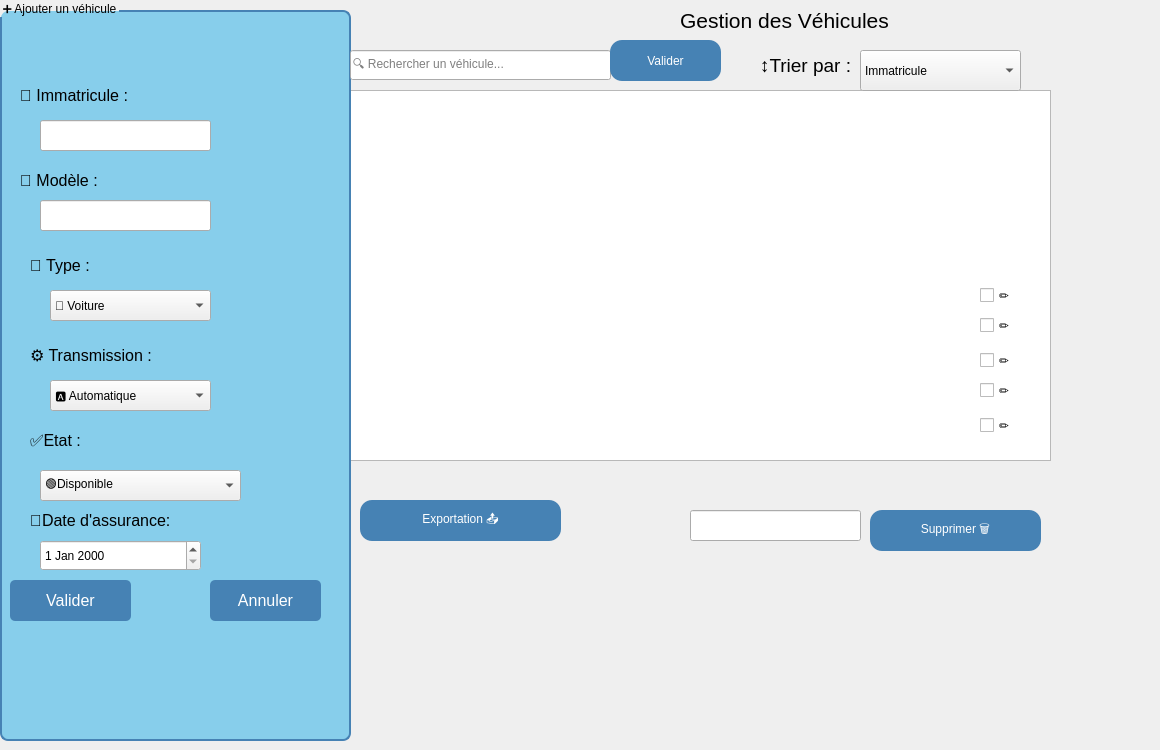
      <widget class="QWidget" name="tabAcceuil">
       <attribute name="title">
        <string>Acceuil</string>
       </attribute>
       <widget class="QLabel" name="labelTitre_2">
        <property name="geometry">
         <rect>
          <x>680</x>
          <y>-10</y>
          <width>471</width>
          <height>61</height>
         </rect>
        </property>
        <property name="font">
         <font>
          <family>Segoe UI</family>
          <pointsize>16</pointsize>
          <italic>false</italic>
          <bold>false</bold>
         </font>
        </property>
        <property name="styleSheet">
         <string notr="true">font: 16pt &quot;Segoe UI&quot;;</string>
        </property>
        <property name="text">
         <string>Gestion des Véhicules</string>
        </property>
       </widget>
       <widget class="QGroupBox" name="groupBoxAjout">
        <property name="geometry">
         <rect>
          <x>0</x>
          <y>0</y>
          <width>351</width>
          <height>741</height>
         </rect>
        </property>
        <property name="styleSheet">
         <string notr="true">QGroupBox {
	font: 900 9pt &quot;Segoe UI&quot;;
	font: 900 9pt &quot;Segoe UI&quot;;
	font: 16pt &quot;Segoe UI&quot;;
  
	background-color: rgb(135, 206, 235);
    border: 2px solid #4682B4;
    border-radius: 8px;
    margin-top: 10px;
}
QPushButton {
    background-color: #4682B4;
    color: white;
    border-radius: 5px;
    padding: 5px;
}
QPushButton:hover {
    background-color: #5A9BD5;
}</string>
        </property>
        <property name="title">
         <string>➕ Ajouter un véhicule</string>
        </property>
        <widget class="QLabel" name="labelImmatricule">
         <property name="geometry">
          <rect>
           <x>20</x>
           <y>80</y>
           <width>201</width>
           <height>31</height>
          </rect>
         </property>
         <property name="font">
          <font>
           <family>Segoe UI</family>
           <pointsize>12</pointsize>
           <italic>false</italic>
           <bold>false</bold>
          </font>
         </property>
         <property name="text">
          <string>🔢 Immatricule :</string>
         </property>
        </widget>
        <widget class="QLineEdit" name="lineEdit_immatricule_2">
         <property name="geometry">
          <rect>
           <x>40</x>
           <y>120</y>
           <width>171</width>
           <height>31</height>
          </rect>
         </property>
        </widget>
        <widget class="QLabel" name="labelModele">
         <property name="geometry">
          <rect>
           <x>20</x>
           <y>170</y>
           <width>171</width>
           <height>21</height>
          </rect>
         </property>
         <property name="font">
          <font>
           <family>Segoe UI</family>
           <pointsize>12</pointsize>
           <italic>false</italic>
           <bold>false</bold>
          </font>
         </property>
         <property name="text">
          <string>🚗 Modèle :</string>
         </property>
        </widget>
        <widget class="QLineEdit" name="lineEdit_modele">
         <property name="geometry">
          <rect>
           <x>40</x>
           <y>200</y>
           <width>171</width>
           <height>31</height>
          </rect>
         </property>
        </widget>
        <widget class="QLabel" name="labelType">
         <property name="geometry">
          <rect>
           <x>30</x>
           <y>250</y>
           <width>121</width>
           <height>31</height>
          </rect>
         </property>
         <property name="font">
          <font>
           <family>Segoe UI</family>
           <pointsize>12</pointsize>
           <italic>false</italic>
           <bold>false</bold>
          </font>
         </property>
         <property name="text">
          <string>🚛 Type :</string>
         </property>
        </widget>
        <widget class="QComboBox" name="comboBox_type_2">
         <property name="geometry">
          <rect>
           <x>50</x>
           <y>290</y>
           <width>161</width>
           <height>31</height>
          </rect>
         </property>
         <item>
          <property name="text">
           <string>🚗 Voiture</string>
          </property>
         </item>
         <item>
          <property name="text">
           <string>🚛 Camion</string>
          </property>
         </item>
         <item>
          <property name="text">
           <string>🏍️ Moto</string>
          </property>
         </item>
        </widget>
        <widget class="QPushButton" name="pushButton_validervehicule">
         <property name="geometry">
          <rect>
           <x>10</x>
           <y>580</y>
           <width>121</width>
           <height>41</height>
          </rect>
         </property>
         <property name="font">
          <font>
           <family>Segoe UI</family>
           <pointsize>12</pointsize>
           <italic>false</italic>
           <bold>false</bold>
          </font>
         </property>
         <property name="text">
          <string>Valider</string>
         </property>
        </widget>
        <widget class="QPushButton" name="pushButton_modifiervehicule">
         <property name="geometry">
          <rect>
           <x>210</x>
           <y>580</y>
           <width>111</width>
           <height>41</height>
          </rect>
         </property>
         <property name="font">
          <font>
           <family>Segoe UI</family>
           <pointsize>12</pointsize>
           <italic>false</italic>
           <bold>false</bold>
          </font>
         </property>
         <property name="text">
          <string>Annuler</string>
         </property>
        </widget>
        <widget class="QDateEdit" name="dateEdit_assurance">
         <property name="geometry">
          <rect>
           <x>40</x>
           <y>540</y>
           <width>161</width>
           <height>31</height>
          </rect>
         </property>
        </widget>
        <widget class="QLabel" name="label_104">
         <property name="geometry">
          <rect>
           <x>30</x>
           <y>510</y>
           <width>241</width>
           <height>20</height>
          </rect>
         </property>
         <property name="font">
          <font>
           <family>Segoe UI</family>
           <pointsize>12</pointsize>
           <italic>false</italic>
           <bold>false</bold>
          </font>
         </property>
         <property name="text">
          <string>📝Date d'assurance:</string>
         </property>
        </widget>
        <widget class="QComboBox" name="comboBox_etat">
         <property name="geometry">
          <rect>
           <x>40</x>
           <y>470</y>
           <width>201</width>
           <height>31</height>
          </rect>
         </property>
         <item>
          <property name="text">
           <string>🟢Disponible</string>
          </property>
         </item>
         <item>
          <property name="text">
           <string>🔴Indisponible</string>
          </property>
         </item>
        </widget>
        <widget class="QLabel" name="label_105">
         <property name="geometry">
          <rect>
           <x>30</x>
           <y>420</y>
           <width>101</width>
           <height>41</height>
          </rect>
         </property>
         <property name="font">
          <font>
           <family>Segoe UI</family>
           <pointsize>12</pointsize>
           <italic>false</italic>
           <bold>false</bold>
          </font>
         </property>
         <property name="text">
          <string>✅Etat :</string>
         </property>
        </widget>
        <widget class="QComboBox" name="comboBox_transmission">
         <property name="geometry">
          <rect>
           <x>50</x>
           <y>380</y>
           <width>161</width>
           <height>31</height>
          </rect>
         </property>
         <item>
          <property name="text">
           <string>🅰️ Automatique</string>
          </property>
         </item>
         <item>
          <property name="text">
           <string>🅼 Manuelle</string>
          </property>
         </item>
        </widget>
        <widget class="QLabel" name="label_106">
         <property name="geometry">
          <rect>
           <x>30</x>
           <y>340</y>
           <width>181</width>
           <height>31</height>
          </rect>
         </property>
         <property name="font">
          <font>
           <family>Segoe UI</family>
           <pointsize>12</pointsize>
           <italic>false</italic>
           <bold>false</bold>
          </font>
         </property>
         <property name="text">
          <string>⚙️ Transmission :</string>
         </property>
        </widget>
       </widget>
       <widget class="QLineEdit" name="lineEditRecherche_2">
        <property name="geometry">
         <rect>
          <x>350</x>
          <y>50</y>
          <width>261</width>
          <height>30</height>
         </rect>
        </property>
        <property name="placeholderText">
         <string>🔍 Rechercher un véhicule...</string>
        </property>
       </widget>
       <widget class="QPushButton" name="pushButtonExporter">
        <property name="geometry">
         <rect>
          <x>360</x>
          <y>500</y>
          <width>201</width>
          <height>41</height>
         </rect>
        </property>
        <property name="styleSheet">
         <string notr="true">background-color: rgb(70, 130, 180);
font: 14pt &quot;Segoe UI&quot;;
font: 900 12pt &quot;Segoe UI&quot;;

    color: white;                /* لون النص */
    border-radius: 12px;         /* الحواف مدوّرة */
    padding: 8px 16px;</string>
        </property>
        <property name="text">
         <string>Exportation 📤</string>
        </property>
       </widget>
       <widget class="QPushButton" name="pushButton_4">
        <property name="geometry">
         <rect>
          <x>610</x>
          <y>40</y>
          <width>111</width>
          <height>41</height>
         </rect>
        </property>
        <property name="styleSheet">
         <string notr="true">background-color: rgb(70, 130, 180);
font: 14pt &quot;Segoe UI&quot;;
font: 900 12pt &quot;Segoe UI&quot;;

    color: white;                /* لون النص */
    border-radius: 12px;         /* الحواف مدوّرة */
    padding: 8px 16px;
</string>
        </property>
        <property name="text">
         <string>Valider</string>
        </property>
       </widget>
       <widget class="QLabel" name="label_107">
        <property name="geometry">
         <rect>
          <x>760</x>
          <y>50</y>
          <width>151</width>
          <height>31</height>
         </rect>
        </property>
        <property name="font">
         <font>
          <family>Segoe UI</family>
          <pointsize>14</pointsize>
          <italic>false</italic>
          <bold>false</bold>
         </font>
        </property>
        <property name="styleSheet">
         <string notr="true">font: 14pt &quot;Segoe UI&quot;;</string>
        </property>
        <property name="text">
         <string>↕️Trier par :</string>
        </property>
       </widget>
       <widget class="QComboBox" name="comboBox_11">
        <property name="geometry">
         <rect>
          <x>860</x>
          <y>50</y>
          <width>161</width>
          <height>41</height>
         </rect>
        </property>
        <item>
         <property name="text">
          <string>Immatricule</string>
         </property>
        </item>
       </widget>
       <widget class="QCheckBox" name="checkBox_modifiervehicule">
        <property name="geometry">
         <rect>
          <x>980</x>
          <y>280</y>
          <width>61</width>
          <height>31</height>
         </rect>
        </property>
        <property name="text">
         <string>✏️</string>
        </property>
       </widget>
       <widget class="QCheckBox" name="checkBox_29">
        <property name="geometry">
         <rect>
          <x>980</x>
          <y>310</y>
          <width>61</width>
          <height>31</height>
         </rect>
        </property>
        <property name="text">
         <string>✏️</string>
        </property>
       </widget>
       <widget class="QCheckBox" name="checkBox_30">
        <property name="geometry">
         <rect>
          <x>980</x>
          <y>400</y>
          <width>71</width>
          <height>51</height>
         </rect>
        </property>
        <property name="text">
         <string>✏️</string>
        </property>
       </widget>
       <widget class="QCheckBox" name="checkBox_31">
        <property name="geometry">
         <rect>
          <x>980</x>
          <y>370</y>
          <width>81</width>
          <height>41</height>
         </rect>
        </property>
        <property name="text">
         <string>✏️</string>
        </property>
       </widget>
       <widget class="QCheckBox" name="checkBox_32">
        <property name="geometry">
         <rect>
          <x>980</x>
          <y>340</y>
          <width>71</width>
          <height>41</height>
         </rect>
        </property>
        <property name="text">
         <string>✏️</string>
        </property>
       </widget>
       <widget class="QPushButton" name="pushButton_supprimervehicule">
        <property name="geometry">
         <rect>
          <x>870</x>
          <y>510</y>
          <width>171</width>
          <height>41</height>
         </rect>
        </property>
        <property name="styleSheet">
         <string notr="true">background-color: rgb(70, 130, 180);
font: 14pt &quot;Segoe UI&quot;;
font: 900 12pt &quot;Segoe UI&quot;;

    color: white;                /* لون النص */
    border-radius: 12px;         /* الحواف مدوّرة */
    padding: 8px 16px;</string>
        </property>
        <property name="text">
         <string>Supprimer 🗑️</string>
        </property>
       </widget>
       <widget class="QLineEdit" name="lineEdit_32">
        <property name="geometry">
         <rect>
          <x>690</x>
          <y>510</y>
          <width>171</width>
          <height>31</height>
         </rect>
        </property>
       </widget>
       <widget class="QTableView" name="tableView_vehicules">
        <property name="geometry">
         <rect>
          <x>350</x>
          <y>90</y>
          <width>701</width>
          <height>371</height>
         </rect>
        </property>
       </widget>
       <zorder>tableView_vehicules</zorder>
       <zorder>labelTitre_2</zorder>
       <zorder>groupBoxAjout</zorder>
       <zorder>lineEditRecherche_2</zorder>
       <zorder>pushButtonExporter</zorder>
       <zorder>pushButton_4</zorder>
       <zorder>label_107</zorder>
       <zorder>comboBox_11</zorder>
       <zorder>checkBox_modifiervehicule</zorder>
       <zorder>checkBox_29</zorder>
       <zorder>checkBox_30</zorder>
       <zorder>checkBox_31</zorder>
       <zorder>checkBox_32</zorder>
       <zorder>pushButton_supprimervehicule</zorder>
       <zorder>lineEdit_32</zorder>
      </widget>
